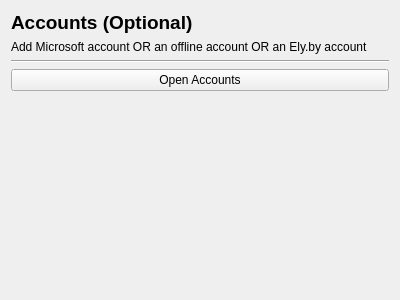
<?xml version="1.0" encoding="UTF-8"?>
<ui version="4.0">
 <class>LoginWizardPage</class>
 <widget class="QWidget" name="LoginWizardPage">
  <property name="geometry">
   <rect>
    <x>0</x>
    <y>0</y>
    <width>400</width>
    <height>300</height>
   </rect>
  </property>
  <property name="windowTitle">
   <string>Form</string>
  </property>
  <layout class="QVBoxLayout" name="verticalLayout">
   <item>
    <widget class="QLabel" name="label">
     <property name="text">
      <string>&lt;html&gt;&lt;head/&gt;&lt;body&gt;&lt;p&gt;&lt;span style=&quot; font-size:14pt; font-weight:600;&quot;&gt;Accounts (Optional)&lt;/span&gt;&lt;/p&gt;&lt;/body&gt;&lt;/html&gt;</string>
     </property>
     <property name="textFormat">
      <enum>Qt::RichText</enum>
     </property>
     <property name="wordWrap">
      <bool>true</bool>
     </property>
    </widget>
   </item>
   <item>
    <widget class="QLabel" name="label_2">
     <property name="text">
      <string>Add Microsoft account OR an offline account OR an Ely.by account</string>
     </property>
     <property name="wordWrap">
      <bool>true</bool>
     </property>
    </widget>
   </item>
   <item>
    <widget class="Line" name="line">
     <property name="orientation">
      <enum>Qt::Horizontal</enum>
     </property>
    </widget>
   </item>
   <item>
    <widget class="QPushButton" name="pushButton">
     <property name="text">
      <string>Open Accounts</string>
     </property>
    </widget>
   </item>
   <item>
    <spacer name="verticalSpacer">
     <property name="orientation">
      <enum>Qt::Vertical</enum>
     </property>
     <property name="sizeHint" stdset="0">
      <size>
       <width>20</width>
       <height>156</height>
      </size>
     </property>
    </spacer>
   </item>
  </layout>
 </widget>
 <resources/>
 <connections/>
 <buttongroups>
  <buttongroup name="buttonGroup"/>
 </buttongroups>
</ui>
